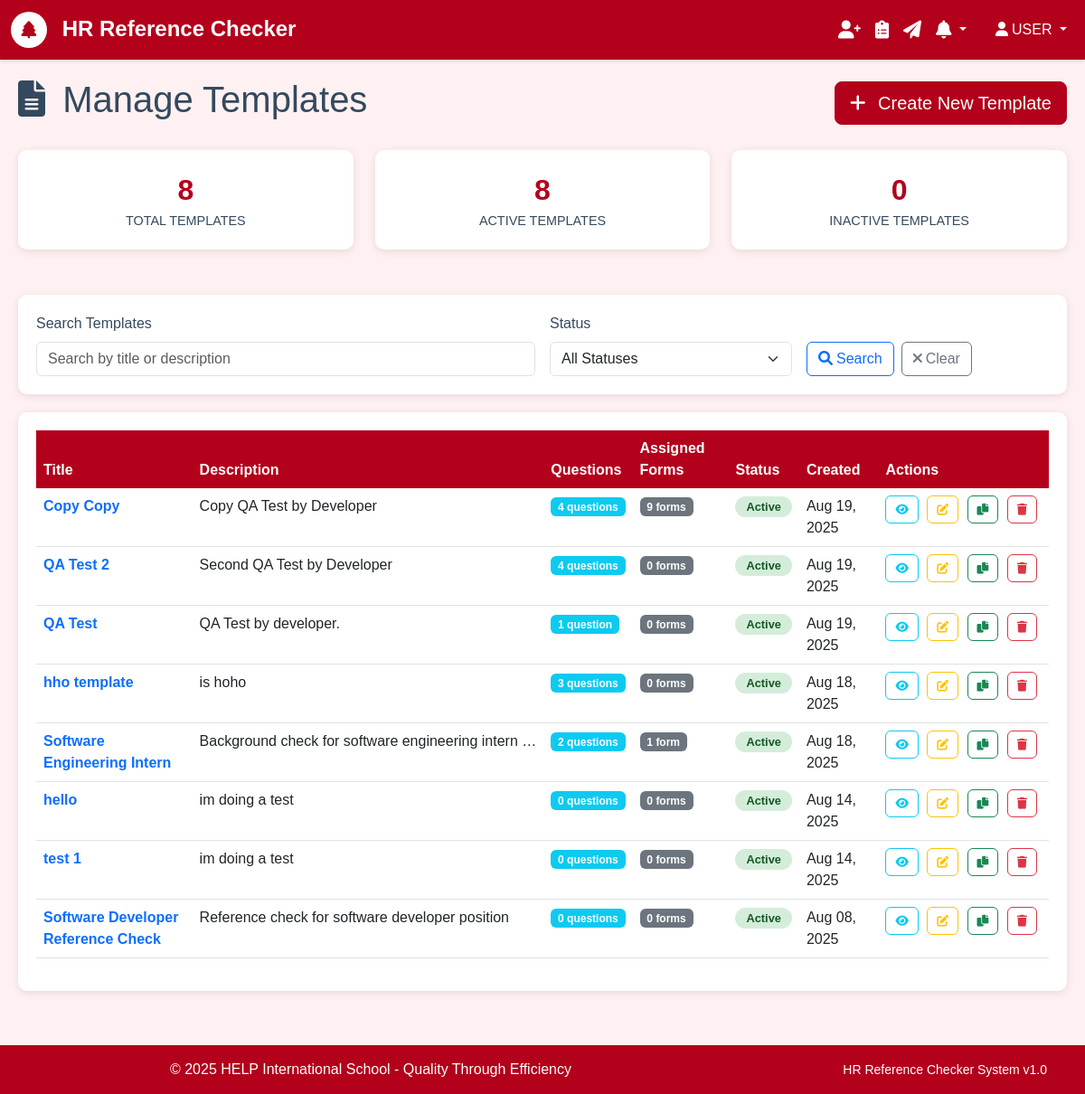
Screenshot of /templates/ (signed in) with the database file from the repository.
### authentication/models.py (models this page shows, shortened)
class User(AbstractUser):
    email = models.EmailField(unique=True)
    is_active = models.BooleanField(default=True)
    created_at = models.DateTimeField(auto_now_add=True)
    USERNAME_FIELD = 'email'
    REQUIRED_FIELDS = ['username']
    class Meta:
        db_table = 'auth_user'
        verbose_name = 'User'
        verbose_name_plural = 'Users'

### form_templates/models.py (models this page shows, shortened)
class Template(models.Model):
    title = models.CharField(max_length=255, validators=[MinLengthValidator(3)])
    description = models.TextField(blank=True, help_text="Brief description of this template")
    instructions = models.TextField(
        blank=True,
        help_text="Instructions shown to referees before filling the form"
    )
    created_by = models.ForeignKey(settings.AUTH_USER_MODEL, on_delete=models.CASCADE)
    is_active = models.BooleanField(default=True)
    created_at = models.DateTimeField(auto_now_add=True)
    updated_at = models.DateTimeField(auto_now=True)
    class Meta:
        ordering = ['-created_at']
        verbose_name = 'Form Template'
        verbose_name_plural = 'Form Templates'
    def get_questions_count(self):
        return self.questions.count()
    def get_assigned_forms_count(self):
        return self.form_set.count()

### form_templates/views.py (the view)
# urls.py: path('', views.TemplateListView.as_view(), name='list'),
class TemplateListView(LoginRequiredMixin, ListView):
    model = Template
    template_name = 'formTemplates/list.html'  # Match your app folder pattern
    context_object_name = 'templates'
    paginate_by = 20
    def get_queryset(self):
        queryset = Template.objects.all().order_by('-created_at')
        search_query = self.request.GET.get('search')
        if search_query:
            queryset = queryset.filter(
                Q(title__icontains=search_query) |
                Q(description__icontains=search_query)
            )
        status_filter = self.request.GET.get('status')
        if status_filter == 'active':
            queryset = queryset.filter(is_active=True)
        elif status_filter == 'inactive':
            queryset = queryset.filter(is_active=False)
        return queryset
    def get_context_data(self, **kwargs):
        context = super().get_context_data(**kwargs)
        context['search_query'] = self.request.GET.get('search', '')
        context['status_filter'] = self.request.GET.get('status', '')
        context['total_templates'] = Template.objects.count()
        context['active_templates'] = Template.objects.filter(is_active=True).count()
        context['inactive_templates'] = Template.objects.filter(is_active=False).count()
        return context

### templates/formTemplates/list.html (shortened to what this page needs)
{% extends 'base.html' %}
{% block content %}
<div class="template-container">
    <div class="d-flex justify-content-between align-items-center mb-4">
        <h1>
            <i class="fas fa-file-alt me-2"></i>
            Manage Templates
        </h1>
        <a href="{% url 'form_templates:create' %}" class="btn btn-primary btn-lg">
            <i class="fas fa-plus me-2"></i>
            Create New Template
        </a>
    </div>
    <div class="row stats-row">
        <div class="col-md-4">
            <div class="stat-card">
                <div class="stat-number">{{ total_templates }}</div>
                <div class="stat-label">Total Templates</div>
            </div>
        </div>
        <div class="col-md-4">
            <div class="stat-card">
                <div class="stat-number">{{ active_templates }}</div>
                <div class="stat-label">Active Templates</div>
            </div>
        </div>
        <div class="col-md-4">
            <div class="stat-card">
                <div class="stat-number">{{ inactive_templates }}</div>
                <div class="stat-label">Inactive Templates</div>
            </div>
        </div>
    </div>
    <div class="search-section">
        <form method="GET" class="row g-3">
            <div class="col-md-6">
                <label for="search" class="form-label">Search Templates</label>
                <input type="text"
                       class="form-control"
                       id="search"
                       name="search"
                       value="{{ search_query }}"
                       placeholder="Search by title or description">
            </div>
            <div class="col-md-3">
                <label for="status" class="form-label">Status</label>
                <select class="form-select" id="status" name="status">
                    <option value="">All Statuses</option>
                </select>
            </div>
            <div class="col-md-3 d-flex align-items-end">
                <button type="submit" class="btn btn-outline-primary me-2">
                    <i class="fas fa-search me-1"></i>Search
                </button>
                <a href="{% url 'form_templates:list' %}" class="btn btn-outline-secondary">
                    <i class="fas fa-times me-1"></i>Clear
                </a>
            </div>
        </form>
    </div>
    <div class="table-container">
        {% if templates %}
            <div class="table-responsive">
                <table class="table table-hover">
                    <thead>
                        <tr>
                            <th>Title</th>
                            <th>Description</th>
                            <th>Questions</th>
                            <th>Assigned Forms</th>
                            <th>Status</th>
                            <th>Created</th>
                            <th>Actions</th>
                        </tr>
                    </thead>
                    <tbody>
                        {% for template in templates %}
                        <tr>
                            <td>
                                <strong>
                                    <a href="{% url 'form_templates:detail' template.pk %}"
                                       class="text-decoration-none">
                                        {{ template.title }}
                                    </a>
                                </strong>
                            </td>
                            <td>
                                <div class="description-tooltip" data-full-description="{{ template.description|default:'No description provided' }}">
                                    <span class="template-description" title="Click to see full description">
                                        {% if template.description %}
                                            {{ template.description|truncatechars:50 }}
                                        {% else %}
                                            <em class="text-muted">No description</em>
                                        {% endif %}
                                    </span>
                                </div>
                            </td>
                            <td>
                                <span class="badge bg-info">
                                    {{ template.get_questions_count }} question{{ template.get_questions_count|pluralize }}
                                </span>
                            </td>
                            <td>
                                <span class="badge bg-secondary">
                                    {{ template.get_assigned_forms_count }} form{{ template.get_assigned_forms_count|pluralize }}
                                </span>
                            </td>
                            <td>
                                {% if template.is_active %}
                                    <span class="status-badge status-active">Active</span>
                                {% else %}
                                    <span class="status-badge status-inactive">Inactive</span>
                                {% endif %}
                            </td>
                            <td>{{ template.created_at|date:"M d, Y" }}</td>
                            <td>
                                <div class="action-buttons-container">
                                    <a href="{% url 'form_templates:detail' template.pk %}"
                                       class="btn btn-outline-info btn-action"
                                       title="View Details">
                                        <i class="fas fa-eye"></i>
                                    </a>
                                    <a href="{% url 'form_templates:edit' template.pk %}"
                                       class="btn btn-outline-warning btn-action"
                                       title="Edit">
                                        <i class="fas fa-edit"></i>
                                    </a>
                                    <form method="post" action="{% url 'form_templates:duplicate' template.pk %}"
                                          style="display: inline;">
                                        <button type="submit"
                                                class="btn btn-outline-success btn-action"
                                                title="Duplicate"
                                                onclick="return confirm('Create a copy of this template?')">
                                            <i class="fas fa-copy"></i>
                                        </button>
                                    </form>
                                    <a href="{% url 'form_templates:delete' template.pk %}"
                                       class="btn btn-outline-danger btn-action"
                                       title="Delete"
                                       onclick="return confirm('Are you sure you want to delete this template?')">
                                        <i class="fas fa-trash"></i>
                                    </a>
                                </div>
                            </td>
                        </tr>
                        {% endfor %}
                    </tbody>
                </table>
            </div>
        {% endif %}
    </div>
</div>
{% endblock %}

### templates/base.html (shortened to what this page needs)
<!DOCTYPE html>
<html lang="en">
<head>
    <link href="https://cdn.jsdelivr.net/npm/bootstrap@5.3.0/dist/css/bootstrap.min.css" rel="stylesheet">
    <link href="https://cdnjs.cloudflare.com/ajax/libs/font-awesome/6.0.0/css/all.min.css" rel="stylesheet">
</head>
<body>
    <nav class="navbar navbar-expand-lg navbar-dark">
        <div class="container-fluid">
            <a class="navbar-brand" href="{% url 'core:home' %}">
                <span class="help-logo">
                    <i class="fas fa-tree"></i>
                </span>
                HR Reference Checker
            </a>
            <div class="collapse navbar-collapse" id="navbarNav">
                {% if user.is_authenticated %}
                    <ul class="navbar-nav me-3">
                        <li class="nav-item">
                            <a class="nav-link" href="{% url 'referees:list' %}" title="Manage Referees">
                                <i class="fas fa-user-plus fa-lg"></i>
                            </a>
                        </li>
                        <li class="nav-item">
                            <a class="nav-link" href="{% url 'form_templates:list' %}" title="Manage Templates">
                                <i class="fas fa-clipboard-list fa-lg"></i>
                            </a>
                        </li>
                        <li class="nav-item">
                            <a class="nav-link" href="{% url 'forms:list' %}" title="Assign Forms">
                                <i class="fas fa-paper-plane fa-lg"></i>
                            </a>
                        </li>
                        <li class="nav-item dropdown">
                            <a class="nav-link dropdown-toggle position-relative" href="#" title="Notifications" role="button" data-bs-toggle="dropdown" id="notificationDropdown">
                                <i class="fas fa-bell fa-lg"></i>
                            </a>
                        </li>
                    </ul>
                {% endif %}
                <ul class="navbar-nav">
                    {% if user.is_authenticated %}
                        <li class="nav-item dropdown">
                            <a class="nav-link dropdown-toggle" href="#" id="navbarDropdown" role="button" data-bs-toggle="dropdown">
                                <i class="fas fa-user me-1"></i>{{ user.first_name|upper|default:"USER" }}
                            </a>
                        </li>
                    {% else %}
                        <li class="nav-item">
                            <a class="nav-link" href="{% url 'authentication:login' %}">
                                <i class="fas fa-sign-in-alt me-1"></i>Login
                            </a>
                        </li>
                    {% endif %}
                </ul>
            </div>
        </div>
    </nav>
    <div class="main-content-area">
        {% block content %}{% endblock %}
    </div>
    <footer class="footer">
        <div class="container">
            <div class="row">
                <div class="col-md-8">
                    <p class="mb-0">&copy; 2025 HELP International School - Quality Through Efficiency</p>
                </div>
                <div class="col-md-4 text-end">
                    <small>HR Reference Checker System v1.0</small>
                </div>
            </div>
        </div>
    </footer>
</body>
</html>

### rows the page displays
Template: title "Copy Copy", description "Copy QA Test by Developer", get_questions_count "4", get_assigned_forms_count "9", is_active "Active", created_at "Aug 19, 2025"
Template: title "QA Test 2", description "Second QA Test by Developer", get_questions_count "4", get_assigned_forms_count "0", is_active "Active", created_at "Aug 19, 2025"
Template: title "QA Test", description "QA Test by developer.", get_questions_count "1", get_assigned_forms_count "0", is_active "Active", created_at "Aug 19, 2025"
Template: title "hho template", description "is hoho", get_questions_count "3", get_assigned_forms_count "0", is_active "Active", created_at "Aug 18, 2025"
Template: title "Software Engineering Intern", description "Background check for software engineering intern …", get_questions_count "2", get_assigned_forms_count "1", is_active "Active", created_at "Aug 18, 2025"
Template: title "hello", description "im doing a test", get_questions_count "0", get_assigned_forms_count "0", is_active "Active", created_at "Aug 14, 2025"
Template: title "test 1", description "im doing a test", get_questions_count "0", get_assigned_forms_count "0", is_active "Active", created_at "Aug 14, 2025"
Template: title "Software Developer Reference Check", description "Reference check for software developer position", get_questions_count "0", get_assigned_forms_count "0", is_active "Active", created_at "Aug 08, 2025"

### other values shown
{{ user.first_name|upper|default:"USER" }} "USER"
{{ total_templates }} "8"
{{ active_templates }} "8"
{{ inactive_templates }} "0"
